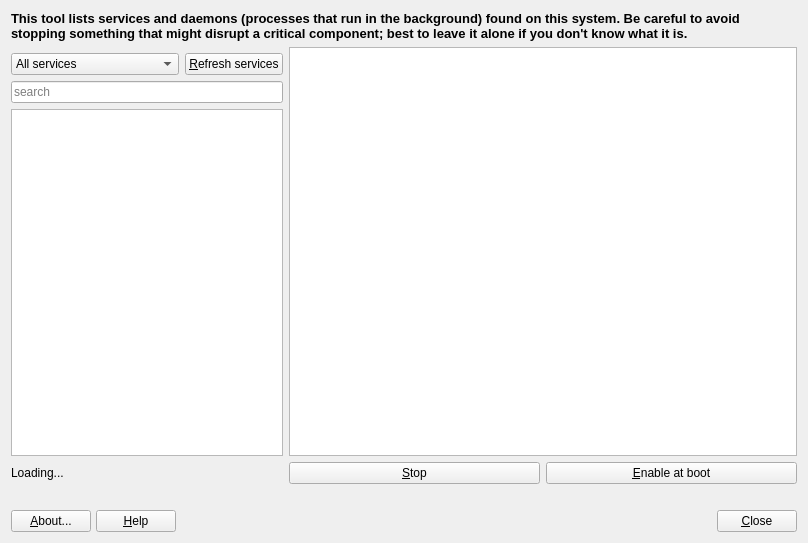
<?xml version="1.0" encoding="UTF-8"?>
<ui version="4.0">
 <class>MainWindow</class>
 <widget class="QDialog" name="MainWindow">
  <property name="geometry">
   <rect>
    <x>0</x>
    <y>0</y>
    <width>808</width>
    <height>543</height>
   </rect>
  </property>
  <property name="windowTitle">
   <string>MX Service Manager</string>
  </property>
  <layout class="QGridLayout" name="gridLayout">
   <item row="5" column="3">
    <widget class="QPushButton" name="pushEnableDisable">
     <property name="sizePolicy">
      <sizepolicy hsizetype="MinimumExpanding" vsizetype="Fixed">
       <horstretch>0</horstretch>
       <verstretch>0</verstretch>
      </sizepolicy>
     </property>
     <property name="text">
      <string>&amp;Enable at boot</string>
     </property>
     <property name="autoDefault">
      <bool>false</bool>
     </property>
    </widget>
   </item>
   <item row="9" column="0" colspan="4">
    <layout class="QGridLayout" name="buttonBar" columnstretch="0,0,0,0,0,0,0,0,0">
     <property name="sizeConstraint">
      <enum>QLayout::SizeConstraint::SetDefaultConstraint</enum>
     </property>
     <property name="leftMargin">
      <number>0</number>
     </property>
     <property name="topMargin">
      <number>0</number>
     </property>
     <property name="rightMargin">
      <number>0</number>
     </property>
     <property name="bottomMargin">
      <number>0</number>
     </property>
     <property name="spacing">
      <number>5</number>
     </property>
     <item row="0" column="0">
      <widget class="QPushButton" name="pushAbout">
       <property name="sizePolicy">
        <sizepolicy hsizetype="Minimum" vsizetype="Preferred">
         <horstretch>0</horstretch>
         <verstretch>0</verstretch>
        </sizepolicy>
       </property>
       <property name="toolTip">
        <string>About this application</string>
       </property>
       <property name="text">
        <string>&amp;About...</string>
       </property>
       <property name="icon">
        <iconset theme="help-about"/>
       </property>
       <property name="shortcut">
        <string>Alt+B</string>
       </property>
       <property name="autoDefault">
        <bool>false</bool>
       </property>
      </widget>
     </item>
     <item row="0" column="3">
      <widget class="QLabel" name="labelLogo">
       <property name="maximumSize">
        <size>
         <width>32</width>
         <height>32</height>
        </size>
       </property>
       <property name="midLineWidth">
        <number>0</number>
       </property>
       <property name="text">
        <string/>
       </property>
       <property name="pixmap">
        <pixmap resource="../images.qrc">:/icons/images/logo.svg</pixmap>
       </property>
       <property name="scaledContents">
        <bool>true</bool>
       </property>
      </widget>
     </item>
     <item row="0" column="2">
      <spacer name="horizontalSpacer1">
       <property name="orientation">
        <enum>Qt::Orientation::Horizontal</enum>
       </property>
       <property name="sizeType">
        <enum>QSizePolicy::Policy::Expanding</enum>
       </property>
       <property name="sizeHint" stdset="0">
        <size>
         <width>100</width>
         <height>20</height>
        </size>
       </property>
      </spacer>
     </item>
     <item row="0" column="1">
      <widget class="QPushButton" name="pushHelp">
       <property name="sizePolicy">
        <sizepolicy hsizetype="Minimum" vsizetype="Preferred">
         <horstretch>0</horstretch>
         <verstretch>0</verstretch>
        </sizepolicy>
       </property>
       <property name="toolTip">
        <string>Display help </string>
       </property>
       <property name="text">
        <string>&amp;Help</string>
       </property>
       <property name="icon">
        <iconset theme="help-contents"/>
       </property>
       <property name="shortcut">
        <string>Alt+H</string>
       </property>
       <property name="autoDefault">
        <bool>false</bool>
       </property>
      </widget>
     </item>
     <item row="0" column="5">
      <spacer name="horizontalSpacer2">
       <property name="orientation">
        <enum>Qt::Orientation::Horizontal</enum>
       </property>
       <property name="sizeType">
        <enum>QSizePolicy::Policy::Expanding</enum>
       </property>
       <property name="sizeHint" stdset="0">
        <size>
         <width>100</width>
         <height>20</height>
        </size>
       </property>
      </spacer>
     </item>
     <item row="0" column="8">
      <widget class="QPushButton" name="pushCancel">
       <property name="sizePolicy">
        <sizepolicy hsizetype="Minimum" vsizetype="Preferred">
         <horstretch>0</horstretch>
         <verstretch>0</verstretch>
        </sizepolicy>
       </property>
       <property name="toolTip">
        <string>Quit application</string>
       </property>
       <property name="text">
        <string>&amp;Close</string>
       </property>
       <property name="icon">
        <iconset theme="window-close"/>
       </property>
       <property name="shortcut">
        <string>Alt+N</string>
       </property>
       <property name="autoDefault">
        <bool>false</bool>
       </property>
      </widget>
     </item>
     <item row="0" column="6">
      <spacer name="horizontalSpacer">
       <property name="orientation">
        <enum>Qt::Orientation::Horizontal</enum>
       </property>
       <property name="sizeType">
        <enum>QSizePolicy::Policy::Preferred</enum>
       </property>
       <property name="sizeHint" stdset="0">
        <size>
         <width>80</width>
         <height>20</height>
        </size>
       </property>
      </spacer>
     </item>
    </layout>
   </item>
   <item row="7" column="0">
    <widget class="QLabel" name="labelEnabledAtBoot">
     <property name="text">
      <string/>
     </property>
    </widget>
   </item>
   <item row="5" column="2">
    <widget class="QPushButton" name="pushStartStop">
     <property name="sizePolicy">
      <sizepolicy hsizetype="MinimumExpanding" vsizetype="Fixed">
       <horstretch>0</horstretch>
       <verstretch>0</verstretch>
      </sizepolicy>
     </property>
     <property name="text">
      <string>&amp;Stop</string>
     </property>
     <property name="autoDefault">
      <bool>false</bool>
     </property>
    </widget>
   </item>
   <item row="1" column="2" rowspan="4" colspan="2">
    <widget class="QTextBrowser" name="textBrowser"/>
   </item>
   <item row="2" column="0">
    <widget class="QComboBox" name="comboFilter">
     <item>
      <property name="text">
       <string>All services</string>
      </property>
     </item>
     <item>
      <property name="text">
       <string>Running services</string>
      </property>
     </item>
     <item>
      <property name="text">
       <string>Services enabled at boot</string>
      </property>
     </item>
     <item>
      <property name="text">
       <string>Services disabled at boot</string>
      </property>
     </item>
    </widget>
   </item>
   <item row="5" column="0">
    <widget class="QLabel" name="labelCount">
     <property name="text">
      <string>Loading...</string>
     </property>
    </widget>
   </item>
   <item row="0" column="0" colspan="4">
    <widget class="QLabel" name="label">
     <property name="font">
      <font>
       <pointsize>10</pointsize>
       <bold>true</bold>
      </font>
     </property>
     <property name="frameShape">
      <enum>QFrame::Shape::NoFrame</enum>
     </property>
     <property name="frameShadow">
      <enum>QFrame::Shadow::Plain</enum>
     </property>
     <property name="text">
      <string>This tool lists services and daemons (processes that run in the background) found on this system. Be careful to avoid stopping something that might disrupt a critical component; best to leave it alone if you don't know what it is.</string>
     </property>
     <property name="scaledContents">
      <bool>false</bool>
     </property>
     <property name="wordWrap">
      <bool>true</bool>
     </property>
     <property name="margin">
      <number>7</number>
     </property>
    </widget>
   </item>
   <item row="2" column="1">
    <widget class="QPushButton" name="pushRefresh">
     <property name="text">
      <string>&amp;Refresh services</string>
     </property>
     <property name="autoDefault">
      <bool>false</bool>
     </property>
    </widget>
   </item>
   <item row="3" column="0" colspan="2">
    <widget class="QLineEdit" name="lineSearch">
     <property name="text">
      <string/>
     </property>
     <property name="placeholderText">
      <string>search</string>
     </property>
     <property name="clearButtonEnabled">
      <bool>true</bool>
     </property>
    </widget>
   </item>
   <item row="4" column="0" colspan="2">
    <widget class="QListWidget" name="listServices">
     <property name="sizePolicy">
      <sizepolicy hsizetype="Preferred" vsizetype="Expanding">
       <horstretch>0</horstretch>
       <verstretch>0</verstretch>
      </sizepolicy>
     </property>
     <property name="mouseTracking">
      <bool>true</bool>
     </property>
     <property name="editTriggers">
      <set>QAbstractItemView::EditTrigger::NoEditTriggers</set>
     </property>
     <property name="showDropIndicator" stdset="0">
      <bool>false</bool>
     </property>
     <property name="defaultDropAction">
      <enum>Qt::DropAction::IgnoreAction</enum>
     </property>
     <property name="selectionBehavior">
      <enum>QAbstractItemView::SelectionBehavior::SelectItems</enum>
     </property>
    </widget>
   </item>
  </layout>
 </widget>
 <tabstops>
  <tabstop>listServices</tabstop>
  <tabstop>lineSearch</tabstop>
  <tabstop>comboFilter</tabstop>
  <tabstop>pushStartStop</tabstop>
  <tabstop>pushEnableDisable</tabstop>
  <tabstop>pushAbout</tabstop>
  <tabstop>pushHelp</tabstop>
  <tabstop>pushCancel</tabstop>
  <tabstop>textBrowser</tabstop>
 </tabstops>
 <resources>
  <include location="../images.qrc"/>
 </resources>
 <connections/>
</ui>
